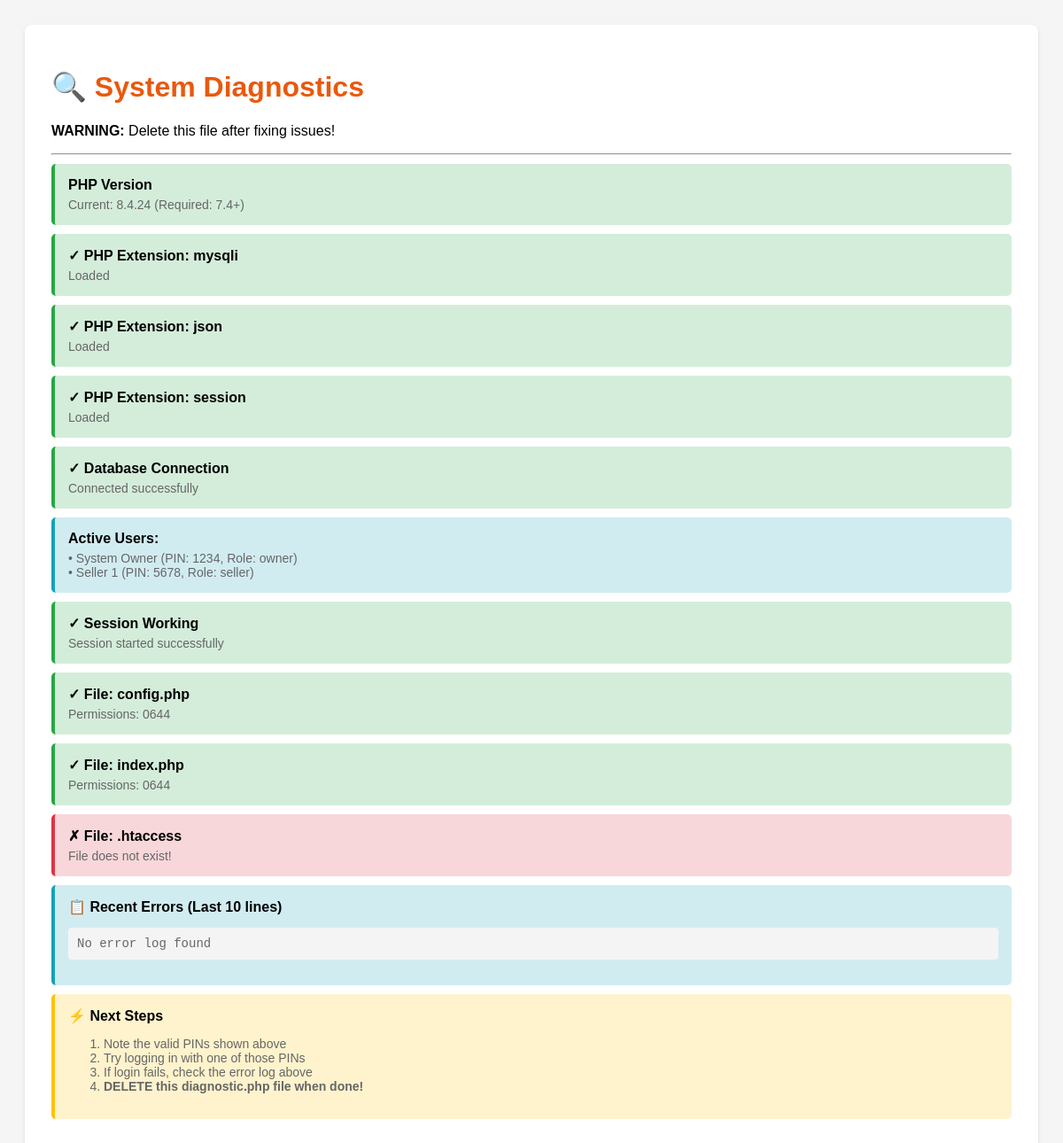
The app's page /diagnostic.php with its own data.
### tables this page shows
CREATE TABLE `users` (
  `id` int NOT NULL,
  `name` varchar(255) NOT NULL,
  `email` varchar(255) DEFAULT NULL,
  `phone` varchar(20) DEFAULT NULL,
  `pin_code` varchar(4) NOT NULL,
  `role` enum('owner','seller') NOT NULL DEFAULT 'seller',
  `branch_id` int DEFAULT NULL,
  `permissions` text,
  `status` enum('active','inactive') NOT NULL DEFAULT 'active',
  `created_at` timestamp NOT NULL DEFAULT CURRENT_TIMESTAMP,
  `updated_at` timestamp NOT NULL DEFAULT CURRENT_TIMESTAMP ON UPDATE CURRENT_TIMESTAMP
);

### diagnostic.php (the view, shortened to what this page needs)
<!DOCTYPE html>
<html lang="en">
<head>
</head>
<body>
    <div class="container">
        <h1>🔍 System Diagnostics</h1>
        <p><strong>WARNING:</strong> Delete this file after fixing issues!</p>
        <hr>
<?php
echo '<div class="test-item ' . (version_compare(PHP_VERSION, '7.4.0', '>=') ? 'success' : 'error') . '">';
echo '<div class="test-title">PHP Version</div>';
echo '<div class="test-details">Current: ' . PHP_VERSION . ' (Required: 7.4+)</div>';
echo '</div>';
$required_extensions = ['mysqli', 'json', 'session'];
foreach ($required_extensions as $ext) {
    $loaded = extension_loaded($ext);
    echo '<div class="test-item ' . ($loaded ? 'success' : 'error') . '">';
    echo '<div class="test-title">' . ($loaded ? '✓' : '✗') . ' PHP Extension: ' . $ext . '</div>';
    echo '<div class="test-details">' . ($loaded ? 'Loaded' : 'NOT LOADED') . '</div>';
    echo '</div>';
}
echo '<div class="test-item ';
try {
    $conn = new mysqli('localhost', 'vxjtgclw_Spirits', 'SGL~3^5O?]Xie%!6', 'vxjtgclw_Spirits');
    if ($conn->connect_error) {
        echo 'error"><div class="test-title">✗ Database Connection</div>';
        echo '<div class="test-details">Failed: ' . htmlspecialchars($conn->connect_error) . '</div>';
    } else {
        echo 'success"><div class="test-title">✓ Database Connection</div>';
        echo '<div class="test-details">Connected successfully</div>';
        $result = $conn->query("SELECT id, name, pin_code, role FROM users WHERE status='active'");
        if ($result) {
            echo '</div><div class="test-item info"><div class="test-title">Active Users:</div><div class="test-details">';
            while ($user = $result->fetch_assoc()) {
                echo "• " . htmlspecialchars($user['name']) . " (PIN: " . htmlspecialchars($user['pin_code']) . ", Role: " . $user['role'] . ")<br>";
            }
            echo '</div>';
        }
    }
} catch (Exception $e) {
    echo 'error"><div class="test-title">✗ Database Connection</div>';
    echo '<div class="test-details">Exception: ' . htmlspecialchars($e->getMessage()) . '</div>';
}
echo '</div>';
echo '<div class="test-item ';
try {
    echo 'success"><div class="test-title">✓ Session Working</div>';
    echo '<div class="test-details">Session started successfully</div>';
} catch (Exception $e) {
    echo 'error"><div class="test-title">✗ Session Failed</div>';
    echo '<div class="test-details">' . htmlspecialchars($e->getMessage()) . '</div>';
}
echo '</div>';
$files_to_check = ['config.php', 'index.php', '.htaccess'];
foreach ($files_to_check as $file) {
    $exists = file_exists($file);
    echo '<div class="test-item ' . ($exists ? 'success' : 'error') . '">';
    echo '<div class="test-title">' . ($exists ? '✓' : '✗') . ' File: ' . $file . '</div>';
    if ($exists) {
        echo '<div class="test-details">Permissions: ' . substr(sprintf('%o', fileperms($file)), -4) . '</div>';
    } else {
        echo '<div class="test-details">File does not exist!</div>';
    }
    echo '</div>';
}
echo '<div class="test-item info">';
echo '<div class="test-title">📋 Recent Errors (Last 10 lines)</div>';
echo '<div class="test-details"><pre style="background: #f4f4f4; padding: 10px; border-radius: 4px; overflow-x: auto; max-height: 300px;">';
if (file_exists('error.log')) {
    $lines = file('error.log');
    $recent = array_slice($lines, -10);
    echo htmlspecialchars(implode('', $recent));
} else {
    echo 'No error log found';
}
echo '</pre></div>';
echo '</div>';
?>
        <div class="test-item warning">
            <div class="test-title">⚡ Next Steps</div>
            <div class="test-details">
                <ol>
                    <li>Note the valid PINs shown above</li>
                    <li>Try logging in with one of those PINs</li>
                    <li>If login fails, check the error log above</li>
                    <li><strong>DELETE this diagnostic.php file when done!</strong></li>
                </ol>
            </div>
        </div>
    </div>
</body>
</html>

### diagnostic.php (style rules this page uses)
body { font-family: Arial, sans-serif; padding: 20px; background: #f5f5f5; }
.container { max-width: 1200px; margin: 0 auto; background: white; padding: 30px; border-radius: 8px; box-shadow: 0 2px 4px rgba(0,0,0,0.1); }
h1 { color: #ea580c; }
.test-item { padding: 15px; margin: 10px 0; border-radius: 5px; border-left: 4px solid #ccc; }
.success { background: #d4edda; border-color: #28a745; }
.warning { background: #fff3cd; border-color: #ffc107; }
.error { background: #f8d7da; border-color: #dc3545; }
.info { background: #d1ecf1; border-color: #17a2b8; }
.test-title { font-weight: bold; margin-bottom: 5px; }
.test-details { font-size: 14px; color: #666; }

### records on screen
users: name "System Owner", pin_code "1234", role "owner"
users: name "Seller 1", pin_code "5678", role "seller"

### other values on screen
PHP_VERSION "8.4.24"
$ext "mysqli"
$ext "json"
$ext "session"
$file "config.php"
substr(sprintf('%o', fileperms($file)), -4) "0644"
$file "index.php"
$file ".htaccess"
